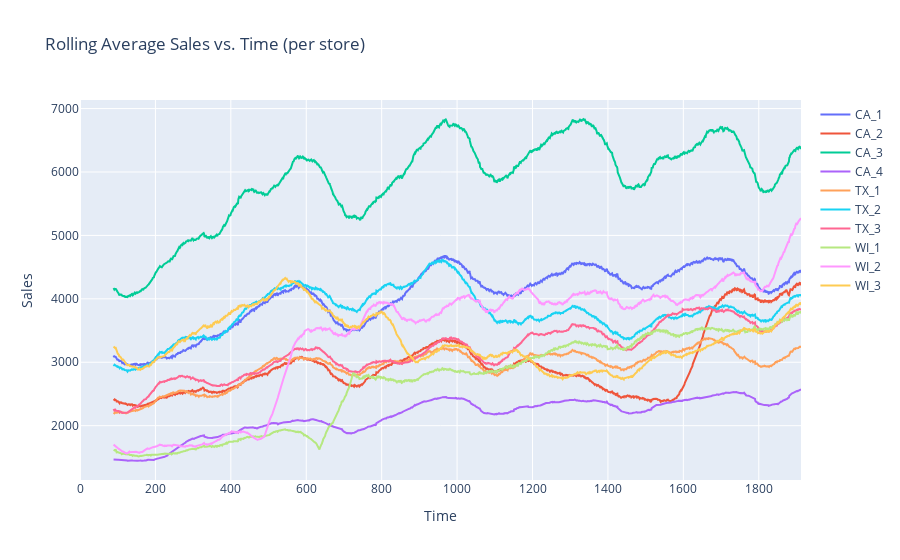

The cell this chart's notebook holds for it:
### Markdown cell above
### Rolling Average Price vs. Time for each store

### Code cell
past_sales = sales_train_val.set_index('id')[d_cols] \
    .T \
    .merge(calendar.set_index('d')['date'],
           left_index=True,
           right_index=True,
            validate='1:1') \
    .set_index('date')

store_list = selling_prices['store_id'].unique()
means = []
fig = go.Figure()
for s in store_list:
    store_items = [c for c in past_sales.columns if s in c]
    data = past_sales[store_items].sum(axis=1).rolling(90).mean()
    means.append(np.mean(past_sales[store_items].sum(axis=1)))
    fig.add_trace(go.Scatter(x=np.arange(len(data)), y=data, name=s))
    
fig.update_layout(yaxis_title="Sales", xaxis_title="Time", title="Rolling Average Sales vs. Time (per store)")

### Figure 1 — Plotly figure (JSON) as saved in the notebook; plotly's stock layout.template omitted (floating-point values rounded to 4 significant figures; data arrays with more than 128 entries replaced by an {"elided": "..."} marker saying what was removed)
{"data": [{"name": "CA_1", "type": "scatter", "x": {"elided": "1913 int values"}, "y": {"elided": "1913 float values"}}, {"name": "CA_2", "type": "scatter", "x": {"elided": "1913 int values"}, "y": {"elided": "1913 float values"}}, {"name": "CA_3", "type": "scatter", "x": {"elided": "1913 int values"}, "y": {"elided": "1913 float values"}}, {"name": "CA_4", "type": "scatter", "x": {"elided": "1913 int values"}, "y": {"elided": "1913 float values"}}, {"name": "TX_1", "type": "scatter", "x": {"elided": "1913 int values"}, "y": {"elided": "1913 float values"}}, {"name": "TX_2", "type": "scatter", "x": {"elided": "1913 int values"}, "y": {"elided": "1913 float values"}}, {"name": "TX_3", "type": "scatter", "x": {"elided": "1913 int values"}, "y": {"elided": "1913 float values"}}, {"name": "WI_1", "type": "scatter", "x": {"elided": "1913 int values"}, "y": {"elided": "1913 float values"}}, {"name": "WI_2", "type": "scatter", "x": {"elided": "1913 int values"}, "y": {"elided": "1913 float values"}}, {"name": "WI_3", "type": "scatter", "x": {"elided": "1913 int values"}, "y": {"elided": "1913 float values"}}], "layout": {"title": {"text": "Rolling Average Sales vs. Time (per store)"}, "xaxis": {"title": {"text": "Time"}}, "yaxis": {"title": {"text": "Sales"}}}}
